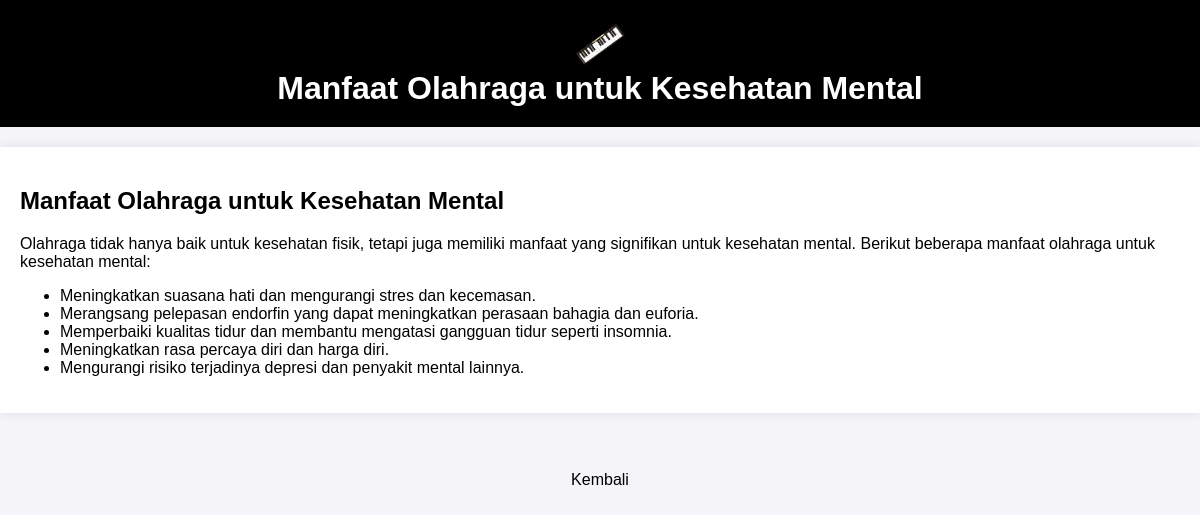
/article.php?id=3 (signed in), run on the app's committed database.
### tables this page shows
CREATE TABLE `articles` (
  `id` int(11) NOT NULL,
  `title` varchar(255) NOT NULL,
  `content` text NOT NULL,
  `excerpt` text DEFAULT NULL
);

### article.php (the view, shortened to what this page needs)
<?php
$servername = "localhost";
$username = "root";
$password = "";
$dbname = "project";
$conn = new mysqli($servername, $username, $password, $dbname);
if (isset($_GET['id'])) {
    $id = intval($_GET['id']);
    $stmt = $conn->prepare("SELECT title, content FROM articles WHERE id = ?");
    $stmt->bind_param("i", $id);
    $stmt->execute();
    $stmt->bind_result($title, $content);
} else {
    header("Location: index.html");
    exit();
}
?>
<!DOCTYPE html>
<html lang="en">
<head>
    <link rel="stylesheet" href="blogs.css">
</head>
<body>
    <header>
        <img src="—Pngtree—keyboard piano electronic piano_4519739.png" class="small-image" alt="Piano Image">
        <h1><?php echo htmlspecialchars($title); ?></h1>
    </header>
    <main>
        <article class="fade-in">
            <h2><?php echo htmlspecialchars($title); ?></h2>
            <p><?php echo $content; ?></p>
        </article>
    </main>
    <br>
    <a href="blog.php">Kembali</a>
</body>
</html>

### blogs.css (style rules this page uses)
body { font-family: Arial, sans-serif; margin: 0; padding: 0; background-color: #f4f4f9; }
header { text-align: center; background-color: #000000; color: white; padding: 20px 0; }
header img.small-image { width: 50px; height: auto; vertical-align: middle; }
h1 { margin: 0; }
main { max-width: 1200px; margin: 20px auto; padding: 20px; background-color: white; box-shadow: 0 0 10px rgba(0, 0, 0, 0.1); }
a { display: block; text-align: center; margin-top: 20px; color: #000000; text-decoration: none; }
.fade-in { animation: fadeIn 1s ease-in; }

### data on the page
articles: title "Manfaat Olahraga untuk Kesehatan Mental", content "Olahraga tidak hanya baik untuk kesehatan fisik, tetapi juga memiliki manfaat yang signifikan untuk kesehatan mental. Berikut beberapa manfaat olahraga untuk kesehatan mental: Meningkatkan suasana hati dan mengurangi stres dan kecemasan. Merangsang pelepasan endorfin yang dapat meningkatkan perasaan bahagia dan euforia. Memperbaiki kualitas tidur dan membantu mengatasi gangguan tidur seperti insomnia. Meningkatkan rasa percaya diri dan harga diri. Mengurangi risiko terjadinya depresi dan penyakit mental lainnya."
